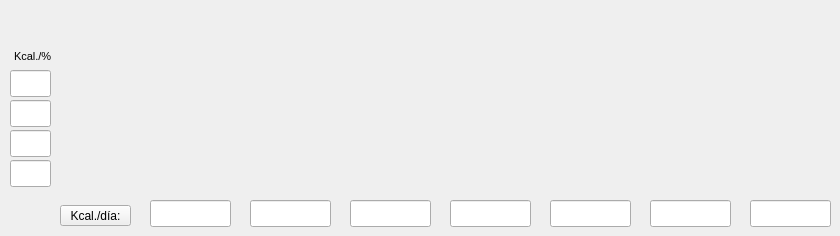
      <widget class="QWidget" name="page_2">
       <widget class="QLineEdit" name="lineEdit_4_1">
        <property name="geometry">
         <rect>
          <x>10</x>
          <y>70</y>
          <width>41</width>
          <height>27</height>
         </rect>
        </property>
        <property name="font">
         <font>
          <pointsize>7</pointsize>
         </font>
        </property>
        <property name="readOnly">
         <bool>true</bool>
        </property>
       </widget>
       <widget class="QLineEdit" name="lineEdit_4_2">
        <property name="geometry">
         <rect>
          <x>10</x>
          <y>100</y>
          <width>41</width>
          <height>27</height>
         </rect>
        </property>
        <property name="font">
         <font>
          <pointsize>7</pointsize>
         </font>
        </property>
        <property name="readOnly">
         <bool>true</bool>
        </property>
       </widget>
       <widget class="QLabel" name="label_4_1">
        <property name="geometry">
         <rect>
          <x>14</x>
          <y>46</y>
          <width>41</width>
          <height>20</height>
         </rect>
        </property>
        <property name="font">
         <font>
          <pointsize>8</pointsize>
         </font>
        </property>
        <property name="text">
         <string>Kcal./%</string>
        </property>
       </widget>
       <widget class="QLineEdit" name="lineEdit_4_3">
        <property name="geometry">
         <rect>
          <x>10</x>
          <y>130</y>
          <width>41</width>
          <height>27</height>
         </rect>
        </property>
        <property name="font">
         <font>
          <pointsize>7</pointsize>
         </font>
        </property>
        <property name="readOnly">
         <bool>true</bool>
        </property>
       </widget>
       <widget class="QLineEdit" name="lineEdit_4_5">
        <property name="geometry">
         <rect>
          <x>150</x>
          <y>200</y>
          <width>81</width>
          <height>27</height>
         </rect>
        </property>
        <property name="readOnly">
         <bool>true</bool>
        </property>
       </widget>
       <widget class="QLineEdit" name="lineEdit_4_4">
        <property name="geometry">
         <rect>
          <x>10</x>
          <y>160</y>
          <width>41</width>
          <height>27</height>
         </rect>
        </property>
        <property name="font">
         <font>
          <pointsize>7</pointsize>
         </font>
        </property>
        <property name="readOnly">
         <bool>true</bool>
        </property>
       </widget>
       <widget class="QLineEdit" name="lineEdit_4_6">
        <property name="geometry">
         <rect>
          <x>250</x>
          <y>200</y>
          <width>81</width>
          <height>27</height>
         </rect>
        </property>
        <property name="readOnly">
         <bool>true</bool>
        </property>
       </widget>
       <widget class="QLineEdit" name="lineEdit_4_7">
        <property name="geometry">
         <rect>
          <x>350</x>
          <y>200</y>
          <width>81</width>
          <height>27</height>
         </rect>
        </property>
        <property name="readOnly">
         <bool>true</bool>
        </property>
       </widget>
       <widget class="QLineEdit" name="lineEdit_4_8">
        <property name="geometry">
         <rect>
          <x>450</x>
          <y>200</y>
          <width>81</width>
          <height>27</height>
         </rect>
        </property>
        <property name="readOnly">
         <bool>true</bool>
        </property>
       </widget>
       <widget class="QLineEdit" name="lineEdit_4_9">
        <property name="geometry">
         <rect>
          <x>550</x>
          <y>200</y>
          <width>81</width>
          <height>27</height>
         </rect>
        </property>
        <property name="readOnly">
         <bool>true</bool>
        </property>
       </widget>
       <widget class="QLineEdit" name="lineEdit_4_10">
        <property name="geometry">
         <rect>
          <x>650</x>
          <y>200</y>
          <width>81</width>
          <height>27</height>
         </rect>
        </property>
        <property name="readOnly">
         <bool>true</bool>
        </property>
       </widget>
       <widget class="QLineEdit" name="lineEdit_4_11">
        <property name="geometry">
         <rect>
          <x>750</x>
          <y>200</y>
          <width>81</width>
          <height>27</height>
         </rect>
        </property>
        <property name="readOnly">
         <bool>true</bool>
        </property>
       </widget>
       <widget class="QPushButton" name="push_Kcal_4">
        <property name="geometry">
         <rect>
          <x>60</x>
          <y>205</y>
          <width>71</width>
          <height>21</height>
         </rect>
        </property>
        <property name="text">
         <string>Kcal./día:</string>
        </property>
       </widget>
      </widget>
